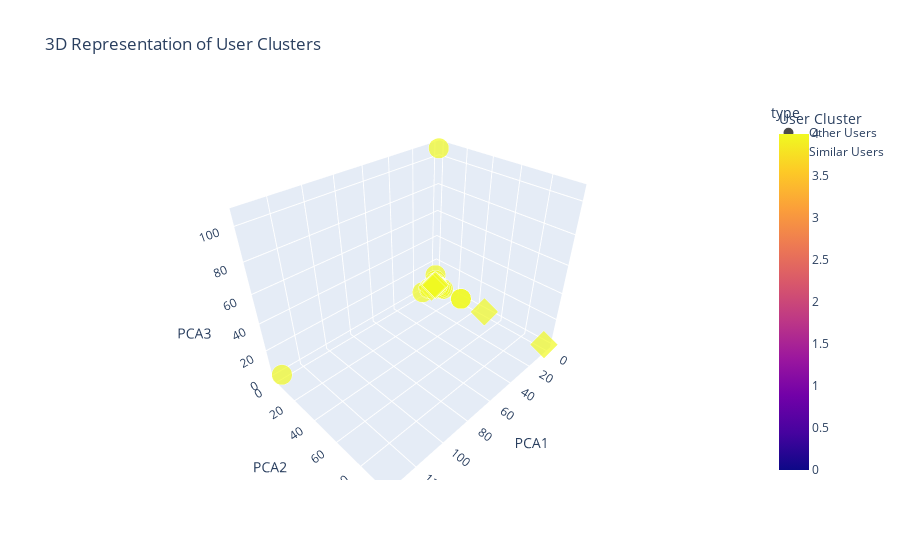

The notebook cell this image was saved under:
### Code cell
# Step 4: Plot Metrics
plt.figure(figsize=(15, 5))

# Silhouette Coefficient
plt.subplot(1, 3, 1)
plt.plot(ks, silhouette_scores, marker='o', linestyle='--')
plt.title("Silhouette Coefficient")
plt.xlabel("Number of Clusters (k)")
plt.ylabel("Score")
plt.grid(True)

# Calinski–Harabasz Index
plt.subplot(1, 3, 2)
plt.plot(ks, calinski_harabasz_scores, marker='o', linestyle='--')
plt.title("Calinski–Harabasz Index")
plt.xlabel("Number of Clusters (k)")
plt.ylabel("Score")
plt.grid(True)

# Davies–Bouldin Index
plt.subplot(1, 3, 3)
plt.plot(ks, davies_bouldin_scores, marker='o', linestyle='--')
plt.title("Davies–Bouldin Index")
plt.xlabel("Number of Clusters (k)")
plt.ylabel("Score")
plt.grid(True)

plt.tight_layout()
plt.show()

# Backup the original User-Item matrix
original_user_item_matrix = user_item_matrix.copy()

# Train the KNN model
knn_model = NearestNeighbors(metric='cosine', algorithm='brute')
knn_model.fit(original_user_item_matrix.values)

# Apply KMeans clustering
scaler = StandardScaler()
scaled_data = scaler.fit_transform(original_user_item_matrix.values)

kmeans = KMeans(n_clusters=5, random_state=42)
user_clusters = kmeans.fit_predict(scaled_data)

# Add cluster labels to the DataFrame
user_item_matrix['Cluster'] = user_clusters

# Define the function to get similar users
def get_similar_users3d(user, n=5):
    knn_input = np.asarray([original_user_item_matrix.values[user - 1]])
    distances, indices = knn_model.kneighbors(knn_input, n_neighbors=n + 1)

    print("Top", n, "users who are very much similar to the User-", user, "are: ")
    for i in range(1, len(distances[0])):
        print(i, ". User:", indices[0][i] + 1, "separated by distance of", distances[0][i])
    return indices.flatten()[1:] + 1, distances.flatten()[1:]

# Define the 3D visualization function
def visualize_clusters_3d(user_id, user_item_matrix, user_clusters, similar_user_list):
    data_matrix = original_user_item_matrix.values

    # Reduce dimensions with PCA
    pca = PCA(n_components=3)
    reduced_data = pca.fit_transform(data_matrix)

    # Create a DataFrame for visualization
    cluster_df = pd.DataFrame(reduced_data, columns=["PCA1", "PCA2", "PCA3"])
    cluster_df["Cluster"] = user_clusters
    cluster_df["user_id"] = user_item_matrix.index

    # Add user type information
    cluster_df["type"] = "Other Users"
    cluster_df.loc[user_id - 1, "type"] = "Input User"
    for sim_user in similar_user_list:
        cluster_df.loc[sim_user - 1, "type"] = "Similar Users"

    # Create the 3D plot
    fig = px.scatter_3d(
        cluster_df,
        x="PCA1",
        y="PCA2",
        z="PCA3",
        color="Cluster",
        symbol="type",
        size=cluster_df["type"].apply(lambda x: 10 if x == "Input User" else 5),
        title="3D Representation of User Clusters",
        labels={"Cluster": "User Cluster"},
        hover_data=["user_id"]
    )

    fig.show()

# Example Inputs
user_id = 778
sim_users = 1000

# Get similar users
similar_user_list, distance_list = get_similar_users3d(user_id, sim_users)

# Visualize clusters in 3D
visualize_clusters_3d(user_id, user_item_matrix, user_clusters, similar_user_list)

# Step 5: Save Clustering Results
optimal_k = 4  # Choose the optimal number of clusters based on the metrics
kmeans = KMeans(n_clusters=optimal_k, random_state=42)
user_item_matrix['cluster'] = kmeans.fit_predict(user_item_reduced)

### Figure 1 — Plotly figure (JSON) as saved in the notebook; plotly's stock layout.template omitted (floating-point values rounded to 4 significant figures; data arrays with more than 128 entries replaced by an {"elided": "..."} marker saying what was removed)
{"data": [{"customdata": {"elided": "8637x1 str values"}, "hovertemplate": "type=Other Users<br>PCA1=%{x}<br>PCA2=%{y}<br>PCA3=%{z}<br>size=%{marker.size}<br>user_id=%{customdata[0]}<br>User Cluster=%{marker.color}<extra></extra>", "legendgroup": "Other Users", "marker": {"color": {"elided": "8637 int values"}, "coloraxis": "coloraxis", "size": {"elided": "8637 int values"}, "sizemode": "area", "sizeref": 0.0125, "symbol": "circle"}, "mode": "markers", "name": "Other Users", "scene": "scene", "showlegend": true, "type": "scatter3d", "x": {"elided": "8637 float values"}, "y": {"elided": "8637 float values"}, "z": {"elided": "8637 float values"}}, {"customdata": {"elided": "1000x1 str values"}, "hovertemplate": "type=Similar Users<br>PCA1=%{x}<br>PCA2=%{y}<br>PCA3=%{z}<br>size=%{marker.size}<br>user_id=%{customdata[0]}<br>User Cluster=%{marker.color}<extra></extra>", "legendgroup": "Similar Users", "marker": {"color": {"elided": "1000 int values"}, "coloraxis": "coloraxis", "size": {"elided": "1000 int values"}, "sizemode": "area", "sizeref": 0.0125, "symbol": "diamond"}, "mode": "markers", "name": "Similar Users", "scene": "scene", "showlegend": true, "type": "scatter3d", "x": {"elided": "1000 float values"}, "y": {"elided": "1000 float values"}, "z": {"elided": "1000 float values"}}], "layout": {"coloraxis": {"colorbar": {"title": {"text": "User Cluster"}}, "colorscale": [[0, "#0d0887"], [0.1111, "#46039f"], [0.2222, "#7201a8"], [0.3333, "#9c179e"], [0.4444, "#bd3786"], [0.5556, "#d8576b"], [0.6667, "#ed7953"], [0.7778, "#fb9f3a"], [0.8889, "#fdca26"], [1, "#f0f921"]]}, "legend": {"itemsizing": "constant", "title": {"text": "type"}, "tracegroupgap": 0}, "scene": {"domain": {"x": [0, 1], "y": [0, 1]}, "xaxis": {"title": {"text": "PCA1"}}, "yaxis": {"title": {"text": "PCA2"}}, "zaxis": {"title": {"text": "PCA3"}}}, "title": {"text": "3D Representation of User Clusters"}}}
